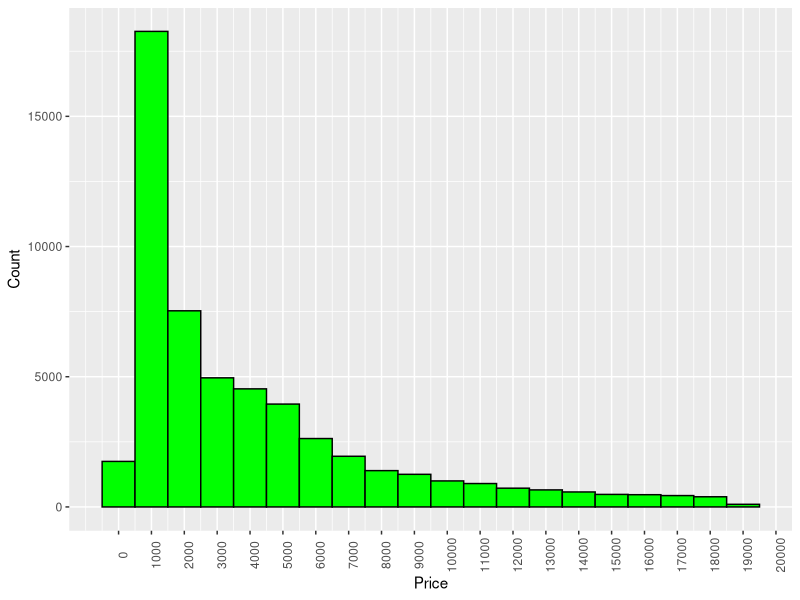
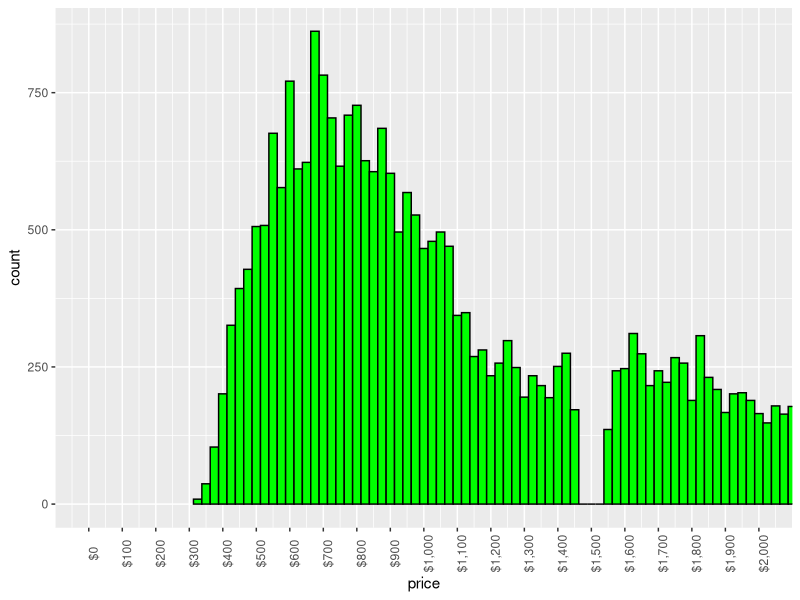

These figures' R source, in order: (Note: this script raises an error after producing the figures.)
## ---- chunk 1
library(ggplot2)
library(gridExtra)
library(scales)
library(dplyr)
## dplyr - a package that helps you transform tidy, tabular data
## ---- chunk 2
nrow(diamonds)
## ---- chunk 3
ncol(diamonds)
## ---- chunk 4
str(diamonds)
summary(diamonds)
## ---- chunk 5
levels(diamonds$color)
## ---- chunk 6
ggplot(diamonds, aes(x = price)) + 
  geom_histogram(color = "black", fill = "green", binwidth = 1000) + 
  scale_x_continuous(breaks = seq(0, 20000, 1000)) + 
  theme(axis.text.x = element_text(angle = 90)) + 
  xlab("Price") + 
  ylab("Count")
## ---- chunk 7
ggplot(diamonds, aes(x = price)) + 
  geom_histogram(color = "black", fill = "green", binwidth = 25) + 
  scale_x_continuous(labels=dollar, breaks = seq(0, 2000, 100)) + 
  theme(axis.text.x = element_text(angle = 90)) +
  coord_cartesian(c(0,2000))
xlab("Price") + 
  ylab("Count")
## ---- chunk 8
ggplot(diamonds, aes(x = price)) + 
  geom_histogram(color = "black", fill = "blue", binwidth = 25) + 
  scale_x_continuous(labels = dollar, breaks = seq(0, 4000, 100)) + 
  theme(axis.text.x = element_text(angle = 90)) + 
  coord_cartesian(c(0,4000)) +
  facet_grid(cut~.) + 
  xlab("Price") + ylab("Count")
## ---- chunk 9
summary(diamonds)
## ---- chunk 10
sum(diamonds$price < 800)
sum(diamonds$price < 350)
sum(diamonds$price >= 10000)
## ---- chunk 11
by(diamonds$price, diamonds$cut, max)
by(diamonds$price, diamonds$cut, min)
by(diamonds$price, diamonds$cut, median)
## ---- chunk 12
diamonds %>%
  group_by(cut) %>%
  summarise(max_price = max(price),
            min_price = min(price),
            median_price = median(price))
## ---- chunk 13
qplot(x = price, data = diamonds) + facet_wrap(~cut, scales = "free")
summary(diamonds$cut)
## ---- chunk 14
ggplot(diamonds, aes(x = price/carat)) + 
  geom_histogram(color = "dark blue", fill = "blue", binwidth = .05) + 
  theme(axis.text.x = element_text(angle = 0)) +
  scale_x_log10(expression(paste(Log[10], " of Price")),
                breaks = trans_breaks("log10", function(x) 10^x),
                labels = trans_format("log10", math_format(10^.x))) + 
  facet_grid(cut~., scale = "free") + ylab("Count")
## ---- chunk 15
ggplot(diamonds, aes(x = clarity, y = price, color = cut)) + 
  geom_boxplot() + 
  facet_grid(color~., margins = TRUE) 

diamonds %>%
  group_by(cut) %>%
  summarise(count = n(), 
            avg_price = mean(price))
## ---- chunk 16
IQR(subset(diamonds, price <1000)$price)

diamonds %>%
  group_by(color) %>%
  filter(color == "D") %>%
  summarise(Q1 = quantile(price, 0.25),
            Q2 = quantile(price, 0.50),
            Q3 = quantile(price, 0.75),
            IQR = Q3 - Q1)
## ---- chunk 17
IQR(subset(diamonds, price <1000)$price)

diamonds %>%
  group_by(color) %>%
  filter(color == "J") %>%
  summarise(Q1 = quantile(price, 0.25),
            Q2 = quantile(price, 0.50),
            Q3 = quantile(price, 0.75),
            IQR = Q3 - Q1)
## ---- chunk 18
by(diamonds$price, diamonds$color, summary)
## ---- chunk 19
ggplot(diamonds, aes(x = color, y = price/carat, fill = color)) +
  geom_boxplot() +
  coord_cartesian(ylim=c(1000, 6000)) +
  scale_y_continuous(labels=dollar) + 
  xlab("Color") + ylab("Price per Carat")
## ---- chunk 20
summary(diamonds$carat)
sizes = c(0.1, 0.3, 0.8, 1.01, 1.6, 2.0, 3.0, 5.0)

ggplot(diamonds, aes(x=carat)) + 
  geom_freqpoly(binwidth=0.1, alpha = 0.75) + 
  scale_x_continuous(breaks=sizes, expand = c(0,0)) +
  scale_y_continuous(expand=c(0,0))+
  geom_vline(xintercept = c(0.1, 0.8, 1.6, 2.0, 3.0, 5.0), color = "red", linetype="dashed", alpha = 0.75) +
  geom_vline(xintercept = c(0.3, 1.01), color = "dark green", linetype = "twodash") +
  geom_hline(yintercept = 2000, color = "blue", linetype="longdash", alpha = 0.5) + 
  xlab("Carat Size") + ylab("Count")

